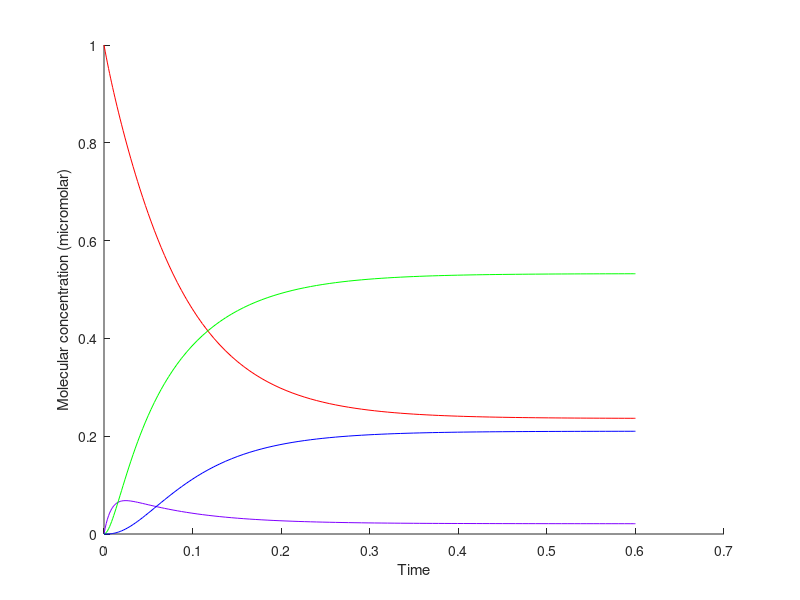
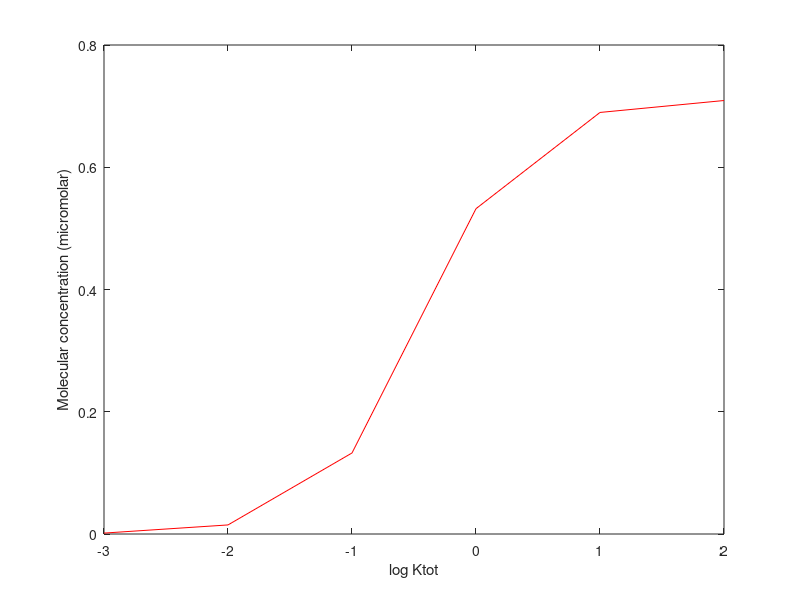

MATLAB code for these plots, in order:

%%%d

% parameters
Kt = 1;
Pt = 1;
kaon = 10;
kaoff = 10;
kion = 10;
kioff = 10;
kicat = 10;
kacat = 100;

% model equations
dA=@(I,IK,A,AP) -(kaon)*(Pt - AP)*(A) + (kaoff)*(AP) + kacat*(IK);
dAP=@(I,IK,A,AP) (kaon)*(Pt - AP)*(A) - (kaoff)*(AP) - kicat*(AP);
dI=@(I,IK,A,AP) -(kion)*(Kt - IK)*(I) + (kioff)*(IK) + kicat*(AP);
dIK=@(I,IK,A,AP) (kion)*(Kt - IK)*(I) - (kioff)*(IK) - kacat*(IK);

dxdt = @(t,x)[dI(x(1),x(2),x(3),x(4));
              dIK(x(1),x(2),x(3),x(4));
              dA(x(1),x(2),x(3),x(4));
              dAP(x(1),x(2),x(3),x(4))];
              
             

[T, X] = ode45(dxdt, [0,0.6], [1,0,0,0] );

figure(1); hold on;
plot(T,X(:,1),'-r'); % I
plot(T,X(:,2),'-', 'color', [0.5 0 1]); % IK
plot(T,X(:,3),'-g'); % A
plot(T,X(:,4),'-b'); % AP
ylabel('Molecular concentration (micromolar)')
xlabel('Time')

%%%e/f

% parameters
Pt = 1;
kaon = 10;
kaoff = 10;
kion = 10;
kioff = 10;
kicat = 10;
kacat = 100;

KtArray = [10^-3,10^-2,10^-1,1,10,100];
Ans = zeros(6);

for ind=1:6
Kt = KtArray(ind);
% model equations
dA=@(I,IK,A,AP) -(kaon)*(Pt - AP)*(A) + (kaoff)*(AP) + kacat*(IK);
dAP=@(I,IK,A,AP) (kaon)*(Pt - AP)*(A) - (kaoff)*(AP) - kicat*(AP);
dI=@(I,IK,A,AP) -(kion)*(Kt - IK)*(I) + (kioff)*(IK) + kicat*(AP);
dIK=@(I,IK,A,AP) (kion)*(Kt - IK)*(I) - (kioff)*(IK) - kacat*(IK);

dxdt = @(t,x)[dI(x(1),x(2),x(3),x(4));
              dIK(x(1),x(2),x(3),x(4));
              dA(x(1),x(2),x(3),x(4));
              dAP(x(1),x(2),x(3),x(4))];
              
             

[T, X] = ode45(dxdt, [0,0.6], [1,0,0,0]); %change to 100 for f
Ans(ind) = X(end,3);
end
figure(2);
plot([-3,-2,-1,0,1,2],Ans(:,1),'-r'); 
ylabel('Molecular concentration (micromolar)')
xlabel('log Ktot')